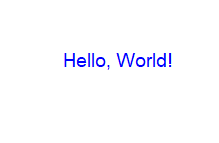

Recreate this plot in R.
library(ggplot2)

# 创建一个空的 ggplot 图形
p <- ggplot() +
  annotate("text", x = 0, y = 0, label = "Hello, World!", size = 5, color = "blue") +
  xlim(-1, 1) + ylim(-1, 1) +
  theme_void()
print(p)
# 保存为图片
# ggsave("text_image.png", plot = p, width = 5, height = 5)
